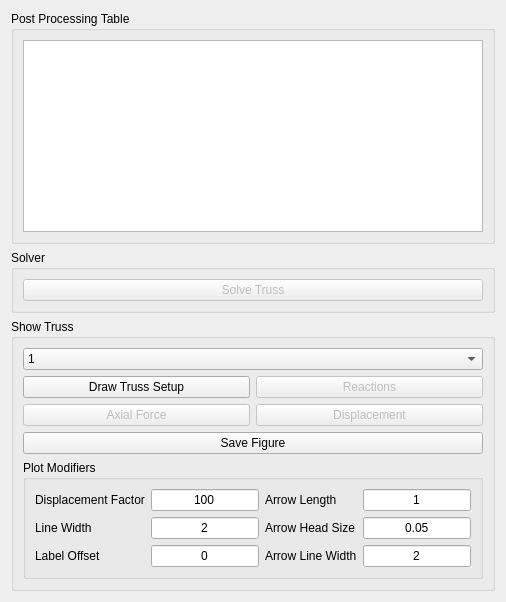
         <widget class="QWidget" name="Solve_Tab">
          <attribute name="title">
           <string>Solve</string>
          </attribute>
          <layout class="QHBoxLayout" name="horizontalLayout_14">
           <item>
            <layout class="QVBoxLayout" name="verticalLayout_10" stretch="10,1,0">
             <item>
              <widget class="QGroupBox" name="groupBox_12">
               <property name="title">
                <string>Post Processing Table</string>
               </property>
               <layout class="QHBoxLayout" name="horizontalLayout_16">
                <item>
                 <widget class="QTableWidget" name="Post_Processing_Table">
                  <property name="editTriggers">
                   <set>QAbstractItemView::NoEditTriggers</set>
                  </property>
                  <property name="alternatingRowColors">
                   <bool>true</bool>
                  </property>
                  <property name="selectionBehavior">
                   <enum>QAbstractItemView::SelectRows</enum>
                  </property>
                  <property name="sortingEnabled">
                   <bool>false</bool>
                  </property>
                 </widget>
                </item>
               </layout>
              </widget>
             </item>
             <item>
              <widget class="QGroupBox" name="groupBox_11">
               <property name="title">
                <string>Solver</string>
               </property>
               <layout class="QVBoxLayout" name="verticalLayout_12">
                <item>
                 <widget class="QPushButton" name="Solve_Truss_Button">
                  <property name="enabled">
                   <bool>false</bool>
                  </property>
                  <property name="text">
                   <string>Solve Truss</string>
                  </property>
                 </widget>
                </item>
               </layout>
              </widget>
             </item>
             <item>
              <widget class="QGroupBox" name="groupBox_13">
               <property name="title">
                <string>Show Truss</string>
               </property>
               <layout class="QVBoxLayout" name="verticalLayout_11">
                <item>
                 <widget class="QComboBox" name="Load_Combination_Combo_Box">
                  <item>
                   <property name="text">
                    <string>1</string>
                   </property>
                  </item>
                  <item>
                   <property name="text">
                    <string>2</string>
                   </property>
                  </item>
                  <item>
                   <property name="text">
                    <string>3</string>
                   </property>
                  </item>
                  <item>
                   <property name="text">
                    <string>4</string>
                   </property>
                  </item>
                  <item>
                   <property name="text">
                    <string>5</string>
                   </property>
                  </item>
                  <item>
                   <property name="text">
                    <string>6</string>
                   </property>
                  </item>
                  <item>
                   <property name="text">
                    <string>7</string>
                   </property>
                  </item>
                  <item>
                   <property name="text">
                    <string>8</string>
                   </property>
                  </item>
                  <item>
                   <property name="text">
                    <string>9</string>
                   </property>
                  </item>
                  <item>
                   <property name="text">
                    <string>10</string>
                   </property>
                  </item>
                 </widget>
                </item>
                <item>
                 <layout class="QGridLayout" name="gridLayout_3">
                  <item row="1" column="1">
                   <widget class="QPushButton" name="Displacement_Button">
                    <property name="enabled">
                     <bool>false</bool>
                    </property>
                    <property name="sizePolicy">
                     <sizepolicy hsizetype="Expanding" vsizetype="Expanding">
                      <horstretch>0</horstretch>
                      <verstretch>0</verstretch>
                     </sizepolicy>
                    </property>
                    <property name="text">
                     <string>Displacement</string>
                    </property>
                   </widget>
                  </item>
                  <item row="0" column="0">
                   <widget class="QPushButton" name="Setup_Button">
                    <property name="sizePolicy">
                     <sizepolicy hsizetype="Expanding" vsizetype="Fixed">
                      <horstretch>0</horstretch>
                      <verstretch>0</verstretch>
                     </sizepolicy>
                    </property>
                    <property name="text">
                     <string>Draw Truss Setup</string>
                    </property>
                   </widget>
                  </item>
                  <item row="1" column="0">
                   <widget class="QPushButton" name="Axial_Force_Button">
                    <property name="enabled">
                     <bool>false</bool>
                    </property>
                    <property name="sizePolicy">
                     <sizepolicy hsizetype="Expanding" vsizetype="Expanding">
                      <horstretch>0</horstretch>
                      <verstretch>0</verstretch>
                     </sizepolicy>
                    </property>
                    <property name="text">
                     <string>Axial Force</string>
                    </property>
                   </widget>
                  </item>
                  <item row="0" column="1">
                   <widget class="QPushButton" name="Reactions_Button">
                    <property name="enabled">
                     <bool>false</bool>
                    </property>
                    <property name="sizePolicy">
                     <sizepolicy hsizetype="Expanding" vsizetype="Expanding">
                      <horstretch>0</horstretch>
                      <verstretch>0</verstretch>
                     </sizepolicy>
                    </property>
                    <property name="text">
                     <string>Reactions</string>
                    </property>
                   </widget>
                  </item>
                  <item row="2" column="0" colspan="2">
                   <widget class="QPushButton" name="Save_Figure_Button">
                    <property name="text">
                     <string>Save Figure</string>
                    </property>
                   </widget>
                  </item>
                 </layout>
                </item>
                <item>
                 <widget class="QGroupBox" name="groupBox_14">
                  <property name="title">
                   <string>Plot Modifiers</string>
                  </property>
                  <layout class="QHBoxLayout" name="horizontalLayout_17">
                   <item>
                    <layout class="QGridLayout" name="gridLayout_2">
                     <item row="0" column="0">
                      <widget class="QLabel" name="label">
                       <property name="text">
                        <string>Displacement Factor</string>
                       </property>
                      </widget>
                     </item>
                     <item row="2" column="0">
                      <widget class="QLabel" name="label_4">
                       <property name="text">
                        <string>Label Offset</string>
                       </property>
                      </widget>
                     </item>
                     <item row="0" column="2">
                      <widget class="QLabel" name="label_2">
                       <property name="text">
                        <string>Arrow Length</string>
                       </property>
                      </widget>
                     </item>
                     <item row="0" column="1">
                      <widget class="QLineEdit" name="Displacement_Factor_LEdit">
                       <property name="text">
                        <string>100</string>
                       </property>
                       <property name="alignment">
                        <set>Qt::AlignCenter</set>
                       </property>
                      </widget>
                     </item>
                     <item row="1" column="2">
                      <widget class="QLabel" name="label_5">
                       <property name="text">
                        <string>Arrow Head Size</string>
                       </property>
                      </widget>
                     </item>
                     <item row="1" column="1">
                      <widget class="QLineEdit" name="Line_Width_LEdit">
                       <property name="text">
                        <string>2</string>
                       </property>
                       <property name="alignment">
                        <set>Qt::AlignCenter</set>
                       </property>
                      </widget>
                     </item>
                     <item row="2" column="1">
                      <widget class="QLineEdit" name="Label_Offset_LEdit">
                       <property name="text">
                        <string>0</string>
                       </property>
                       <property name="alignment">
                        <set>Qt::AlignCenter</set>
                       </property>
                      </widget>
                     </item>
                     <item row="2" column="2">
                      <widget class="QLabel" name="label_6">
                       <property name="text">
                        <string>Arrow Line Width</string>
                       </property>
                      </widget>
                     </item>
                     <item row="0" column="3">
                      <widget class="QLineEdit" name="Arrow_Length_LEdit">
                       <property name="text">
                        <string>1</string>
                       </property>
                       <property name="alignment">
                        <set>Qt::AlignCenter</set>
                       </property>
                      </widget>
                     </item>
                     <item row="1" column="0">
                      <widget class="QLabel" name="label_3">
                       <property name="text">
                        <string>Line Width</string>
                       </property>
                      </widget>
                     </item>
                     <item row="1" column="3">
                      <widget class="QLineEdit" name="Arrow_Head_Size_LEdit">
                       <property name="text">
                        <string>0.05</string>
                       </property>
                       <property name="alignment">
                        <set>Qt::AlignCenter</set>
                       </property>
                      </widget>
                     </item>
                     <item row="2" column="3">
                      <widget class="QLineEdit" name="Arrow_Line_Width_LEdit">
                       <property name="text">
                        <string>2</string>
                       </property>
                       <property name="alignment">
                        <set>Qt::AlignCenter</set>
                       </property>
                      </widget>
                     </item>
                    </layout>
                   </item>
                  </layout>
                 </widget>
                </item>
               </layout>
              </widget>
             </item>
            </layout>
           </item>
          </layout>
         </widget>
